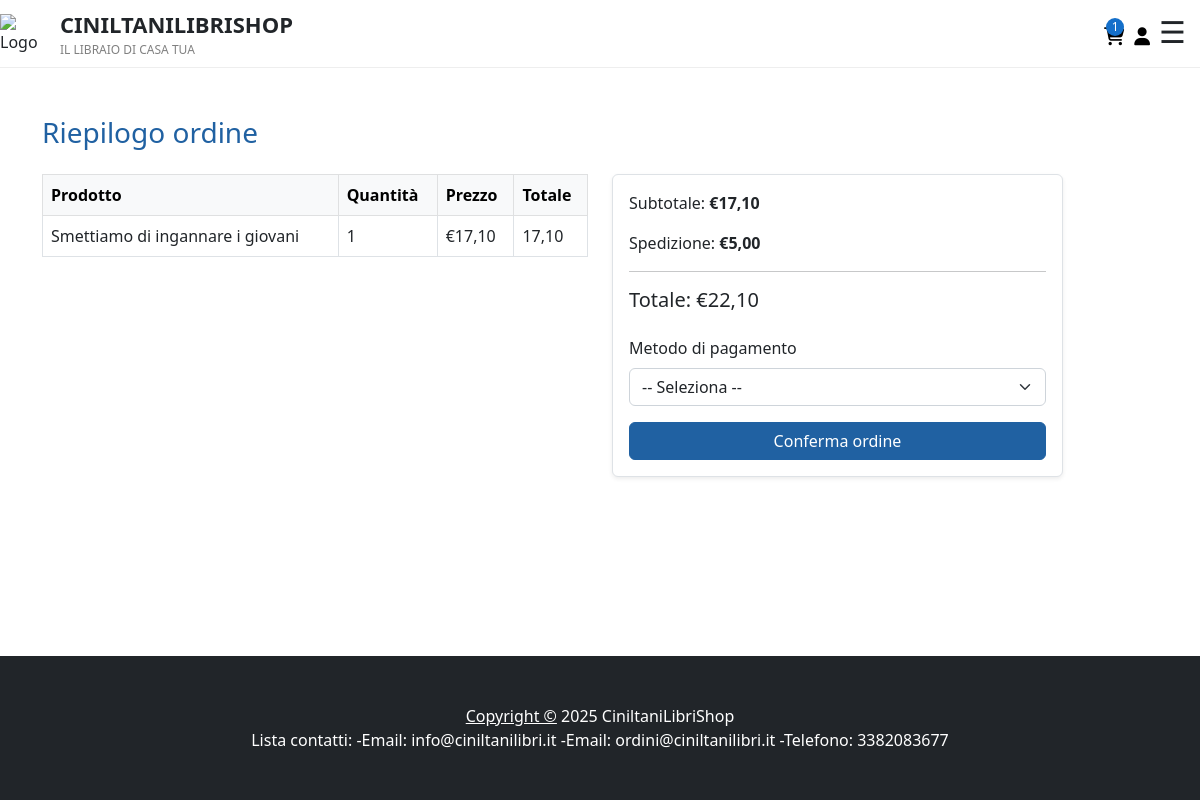
The page /ecommerce/checkout/ (signed in) on the database as committed earlier.
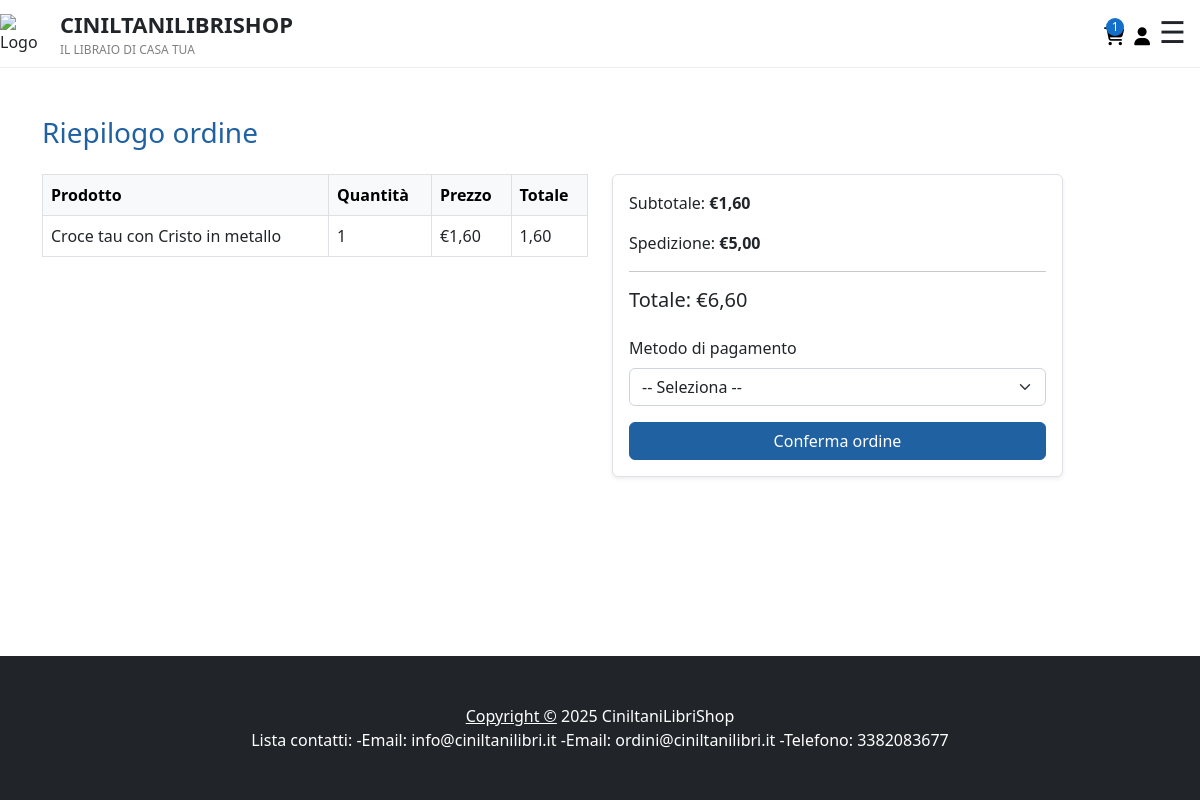
The same page on the database as committed later.
### ecommerce/models.py (models this page shows, shortened)
class Carrello(models.Model):
    utente = models.ForeignKey(Utente, on_delete=models.CASCADE)
    prodotto = models.ForeignKey(Prodotto, on_delete=models.CASCADE)
    quantita = models.PositiveIntegerField(default=1)

class Prodotto(models.Model):
    CATEGORIE = [
        ('libri', 'Libri'),
        ('oggettistica', 'Oggettistica'),
        ('cereria', 'Cereria'),
        ('immaginette', 'Immaginette'),
        ('santa_messa', 'Ostie e vino per S. Messa'),
        ('incenso-carboncini', 'Incenso e carboncini'),
    ]
    CLASSI_SPEDIZIONE = [
        ('incenso-carboncini', 'Carboncini incenso'),
        ('libri', 'Libri'),
        ('oggettistica', 'Oggettistica'),
        ('vino', 'Vino'),
    ]
    nome = models.CharField(max_length=120)
    descrizione = models.TextField(blank=True, null=True)
    categoria = models.CharField(max_length=20, choices=CATEGORIE)
    prezzo = models.DecimalField(max_digits=10, decimal_places=2)
    prezzo_scontato = models.DecimalField(max_digits=10, decimal_places=2)
    foto = models.ImageField(upload_to="prodotti/")
    lunghezza_cm = models.DecimalField(max_digits=6, decimal_places=2, blank=True, null=True)
    larghezza_cm = models.DecimalField(max_digits=6, decimal_places=2, blank=True, null=True)
    altezza_cm = models.DecimalField(max_digits=6, decimal_places=2, blank=True, null=True)
    peso_g = models.DecimalField(max_digits=7, decimal_places=2, blank=True, null=True)
    classe_spedizione = models.CharField(max_length=20, choices=CLASSI_SPEDIZIONE, blank=True, null=True)
    quantita = models.PositiveSmallIntegerField()
    disponibile = models.BooleanField(default=True)
    class Meta:
        verbose_name = "Prodotto"
        verbose_name_plural = "Prodotti"

### ecommerce/views.py (the view, shortened to what this page needs)
# urls.py: path('checkout/', views.checkout, name='checkout'),
@login_required
def checkout(request):
    utente = request.user
    carrello_items = Carrello.objects.filter(utente=utente)
    if not carrello_items.exists():
        return redirect('ecommerce:visualizza_carrello')
    for item in carrello_items:
        prezzo = item.prodotto.prezzo_scontato or item.prodotto.prezzo
        item.totale = prezzo * item.quantita  # aggiungi attributo dinamico
    subtotale = Decimal('0.00')
    for item in carrello_items:
        prezzo = item.prodotto.prezzo_scontato or item.prodotto.prezzo
        subtotale += prezzo * item.quantita
    costo_spedizione = Decimal('5.00')
    totale = subtotale + costo_spedizione
    return render(request, 'checkout.html', {
        'carrello_items': carrello_items,
        'subtotale': subtotale,
        'totale': totale,
        'costo_spedizione': costo_spedizione,
        'ordine_completato': False,
    })

### ecommerce/carrello_processor.py (called while the page is built)
def carrello_item_count(request):
    if request.user.is_authenticated:
        item_count = Carrello.objects.filter(utente=request.user).aggregate(
            total=Sum('quantita')
        )['total'] or 0
    else:
        item_count = 0
    return {'carrello_item_count': item_count}

### ecommerce/templates/checkout.html (shortened to what this page needs)
{% extends "index.html" %}
{% load static %}
{% block content %}
<section class="py-5">
  <div class="container">
    {% if ordine_completato %}
      <div class="alert alert-success text-center">
        <h4 class="mb-3">Ordine completato con successo!</h4>
        <p>Grazie per il tuo acquisto. Il numero del tuo ordine è <strong>#{{ numero_ordine }}</strong>.</p>
        <a href="{% url 'ecommerce:catalogo' %}" class="btn btn-primary mt-3">Torna al catalogo</a>
      </div>
    {% else %}
      <h3 class="mb-4" style="color:#2061A2;">Riepilogo ordine</h3>
      <div class="row">
        <div class="col-md-6">
          <table class="table table-bordered">
            <thead class="table-light">
              <tr>
                <th>Prodotto</th>
                <th>Quantità</th>
                <th>Prezzo</th>
                <th>Totale</th>
              </tr>
            </thead>
            <tbody>
              {% for item in carrello_items %}
              <tr>
                <td>{{ item.prodotto.nome }}</td>
                <td>{{ item.quantita }}</td>
                <td>€{{ item.prodotto.prezzo_scontato|default:item.prodotto.prezzo|floatformat:2 }}</td>
                <td>
                  {{ item.totale|floatformat:2 }}
                </td>
              </tr>
              {% endfor %}
            </tbody>
          </table>
        </div>
        <div class="col-md-5">
          <div class="card border shadow-sm">
            <div class="card-body">
              <p>Subtotale: <strong>€{{ subtotale|floatformat:2 }}</strong></p>
              <p>Spedizione: <strong>{% if costo_spedizione == 0 %}Gratuita{% else %}€{{ costo_spedizione|floatformat:2 }}{% endif %}</strong></p>
              <hr>
              <h5>Totale: €{{ totale|floatformat:2 }}</h5>
              <form id="checkout-form" method="post" novalidate>
                <div class="mb-3 mt-4">
                  <label class="form-label">Metodo di pagamento</label>
                  <select class="form-select" name="metodo_pagamento" id="metodo_pagamento" required>
                    <option value="">-- Seleziona --</option>
                  </select>
                </div>
                <button type="submit" class="btn btn-primary w-100">Conferma ordine</button>
              </form>
            </div>
          </div>
        </div>
      </div>
    {% endif %}
  </div>
</section>
{% endblock %}

Rows that differ between the two databases and show on the page:
removed Carrello: prodotto.nome "Smettiamo di ingannare i giovani", quantita "1", prodotto.prezzo_scontato "17,10", totale "17,10"
added Carrello: prodotto.nome "Croce tau con Cristo in metallo", quantita "1", prodotto.prezzo_scontato "1,60", totale "1,60"
Other text that changed with them:
{{ subtotale|floatformat:2 }}: "17,10" → "1,60"
{{ totale|floatformat:2 }}: "22,10" → "6,60"
